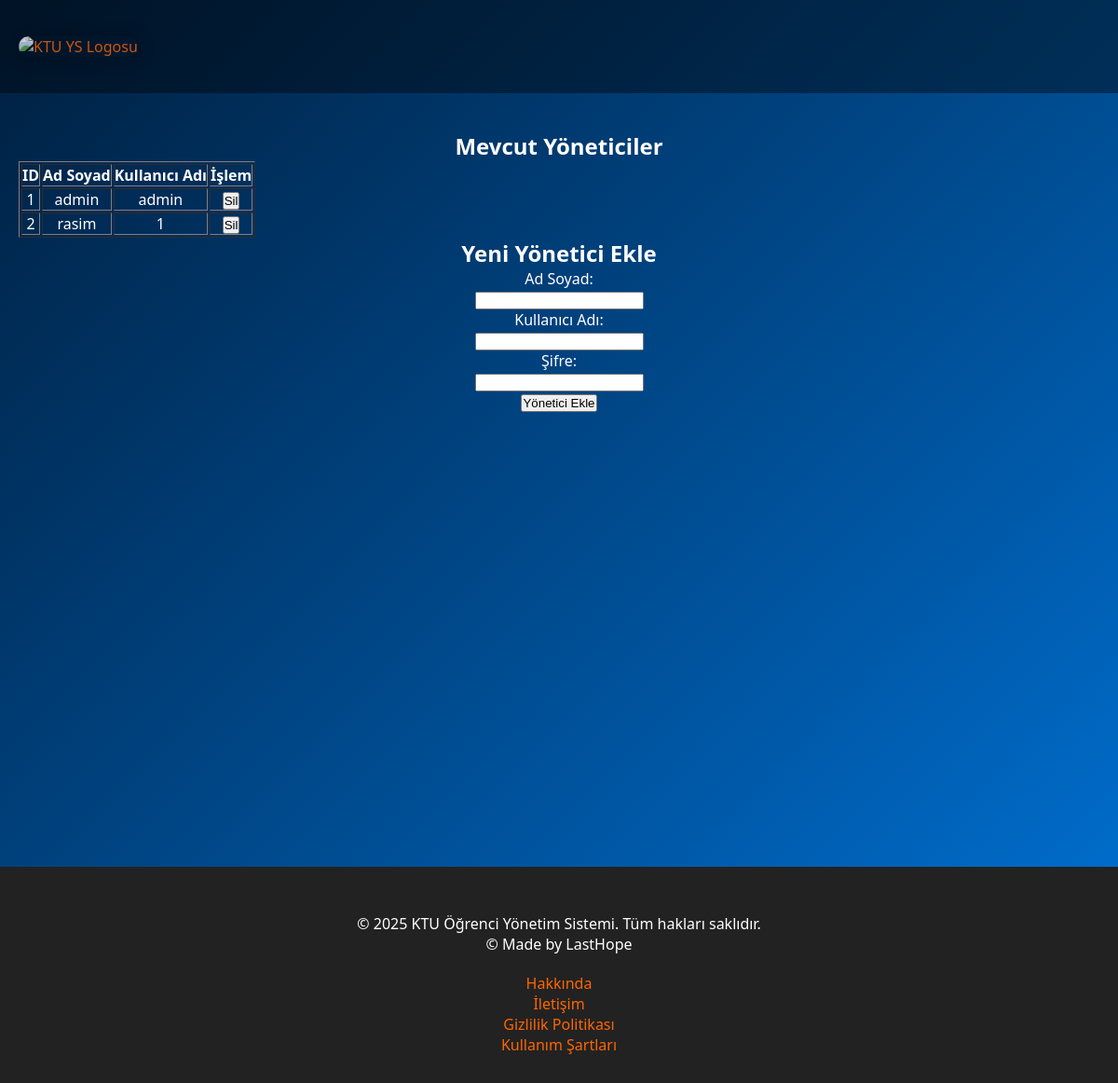
/yoneticiekle (signed in), run on an earlier commit of the app's database.
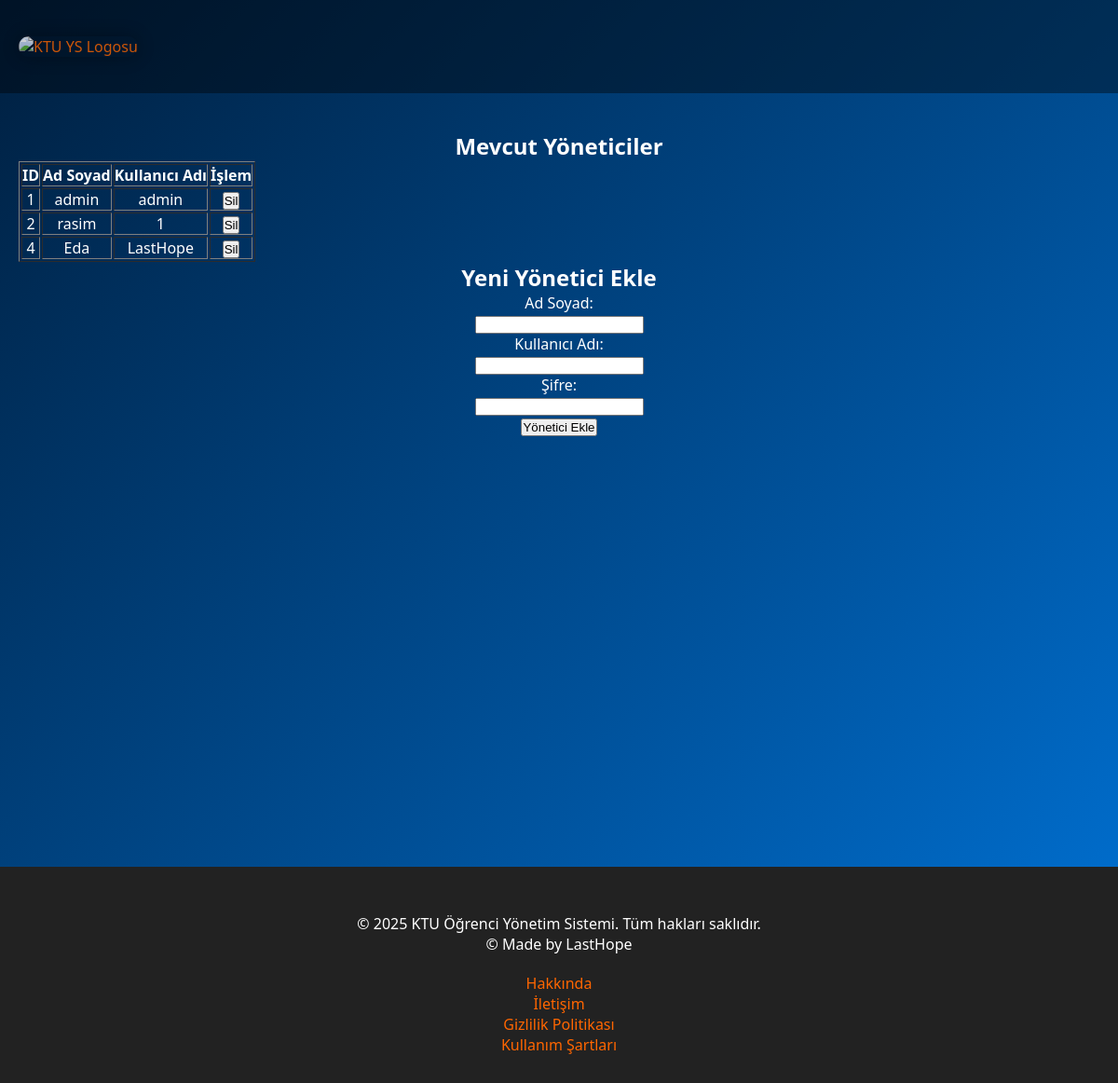
And on a later commit of the database.
### models.py (models this page shows)
class Yonetici(db.Model):
    __tablename__ = 'yonetici'
    yID = db.Column(db.Integer, primary_key=True, autoincrement=True)
    AdSoyad = db.Column(db.String, nullable=False)
    kullanici_adi = db.Column(db.String, nullable=False, unique=True)
    sifre = db.Column(db.String, nullable=False)

### app.py (the view)
@app.route('/yoneticiekle')
def yoneticiekle():
    if 'rol' not in session or session['rol'] != 'yonetici':
        flash("Yetkisiz erişim.")
        return redirect(url_for('ygiris'))
    yoneticiler = Yonetici.query.all()
    return render_template('yoneticiekle.html', yoneticiler=yoneticiler)

### templates/yoneticiekle.html (shortened to what this page needs)
<!DOCTYPE html>
<html lang="tr">
<head>
<link rel="stylesheet" href="{{ url_for('static', filename='style.css') }}">
</head>
<body>
  <header class="header">
    <div class="logo-container"><a href="index.php">
    <img src="https://pu.ktu.edu.tr/pluginfile.php/1/theme_remui/logo/1713768117/KT%C3%9C%20Logo%201A.png" alt="KTU YS Logosu"></a>
    </div>
  </header>
  <div class="container">
<h2>Mevcut Yöneticiler</h2>
<table border="1">
  <tr>
    <th>ID</th>
    <th>Ad Soyad</th>
    <th>Kullanıcı Adı</th>
    <th>İşlem</th>
  </tr>
  {% for yonetici in yoneticiler %}
  <tr>
    <td>{{ yonetici.yID }}</td>
    <td>{{ yonetici.AdSoyad }}</td>
    <td>{{ yonetici.kullanici_adi }}</td>
    <td>
      <form method="POST" action="{{ url_for('yonetici_sil', yID=yonetici.yID) }}" onsubmit="return confirm('Bu yöneticiyi silmek istediğinize emin misiniz?');">
        <button type="submit">Sil</button>
      </form>
    </td>
  </tr>
  {% endfor %}
</table>
<h2>Yeni Yönetici Ekle</h2>
<form method="POST" action="{{ url_for('yonetici_ekle') }}">
    <label>Ad Soyad:</label><br>
    <input type="text" name="AdSoyad" required><br>
    <label>Kullanıcı Adı:</label><br>
    <input type="text" name="kullanici_adi" required><br>
    <label>Şifre:</label><br>
    <input type="password" name="sifre" required><br>
    <input type="submit" value="Yönetici Ekle">
</form>
  </div>
  <footer class="footer">
    <div class="footer-container">
        <p>&copy; 2025 KTU Öğrenci Yönetim Sistemi. Tüm hakları saklıdır.</p>
        <p>&copy; Made by LastHope</p>
    </div>
    <div class="footer-links">
        <p><a href="about.html">Hakkında</a></p>
        <p><a href="contact.html">İletişim</a></p>
        <p><a href="privacy.html">Gizlilik Politikası</a></p>
        <p><a href="terms.html">Kullanım Şartları</a></p>
    </div>
</footer>
</body>
</html>

What changed in the data, as far as the page shows it:
added Yonetici: yID "4", AdSoyad "Eda", kullanici_adi "LastHope"
